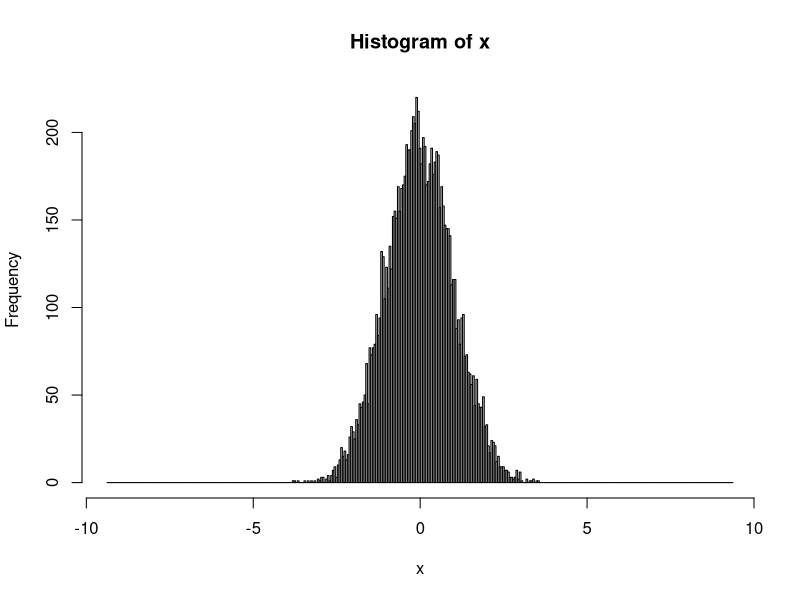
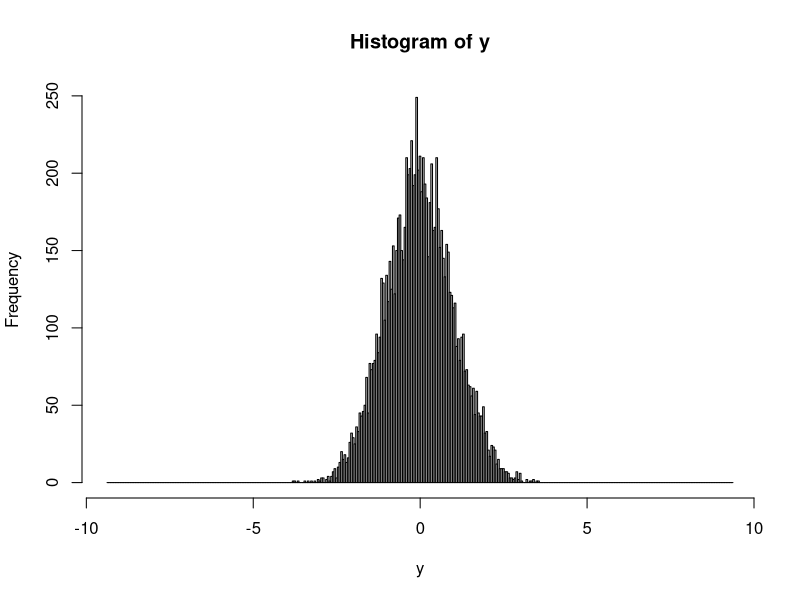
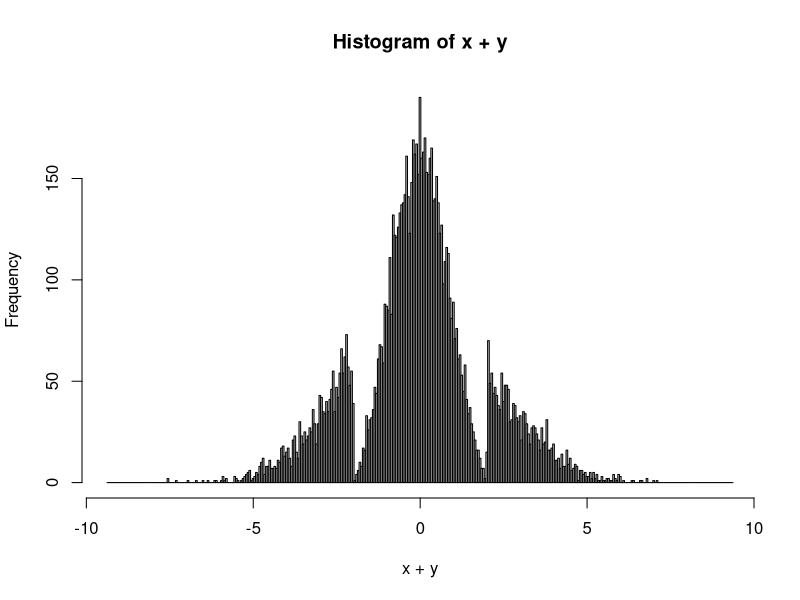
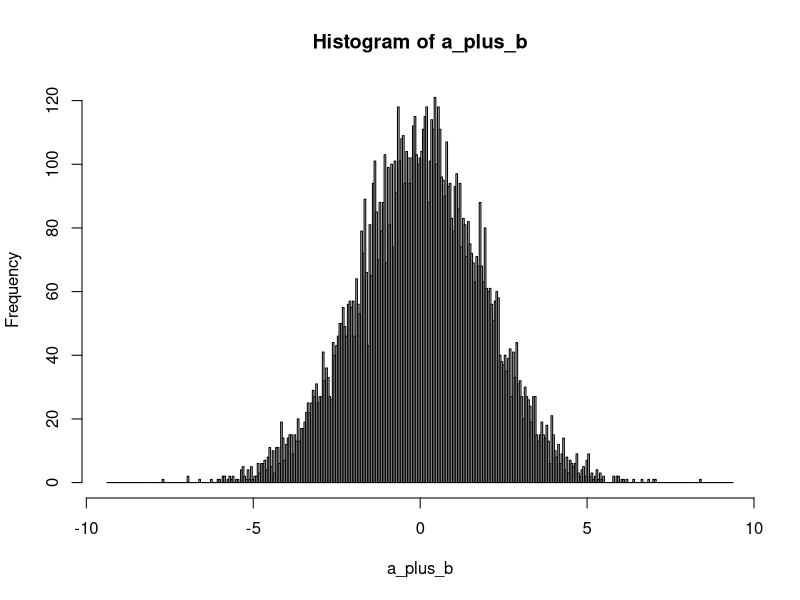

R code for these plots, in order:
## ---- chunk 1
knitr::opts_chunk$set(echo = TRUE)
## ---- chunk 2
library(mvtnorm)
## ---- chunk 3
normalComonotonicInTail <- function(middleRegionToSampleFrom, values, mean,stddev){
  ret <- vector()
  for(i in values){
    if( abs((i-mean)/stddev) > stddev){
      ret <- append(ret, i)
    }else{
      ret <- append(ret, sample(middleRegionToSampleFrom,1))
    }
  }
  return(ret)
}
findCovarianceForSumOfTwo <- function(varianceToMatch,numSamples){
  f <- function(covar){
    meanVec <- c(0,0)
    covMat <- matrix(data=c(1,covar,covar,1),nrow=2,byrow=TRUE)
    x <- rmvnorm(numSamples,mean=meanVec, sigma= covMat)
    return(abs(var(x[,1] + x[,2])-varianceToMatch))
  }
  return(optimize(f,c(-1,1),lower=-1,upper=1,maximum=FALSE)$minimum)
}


## ---- chunk 4
numSamples <- 10000

stddevRegion <- 1

mommyNormalDist <- rnorm(numSamples)
regionForMiddlePart <- mommyNormalDist[mommyNormalDist>=-1*stddevRegion & 
                                       mommyNormalDist<= 1*stddevRegion  ]


x <- sample(mommyNormalDist)
y <- normalComonotonicInTail(regionForMiddlePart, x, 0, stddevRegion)
cov(x,y)

var_xplusy <- var(x+y)

covForBivarNorm <- findCovarianceForSumOfTwo(var_xplusy,numSamples)
print(covForBivarNorm)

covMat <- matrix(data=c(1,covForBivarNorm,covForBivarNorm,1),nrow=2,byrow=TRUE)
a_b <- rmvnorm(numSamples, mean = rep(0,2), sigma= covMat)
a_plus_b <- a_b[,1] + a_b[,2]

temp_df <- data.frame(x,y,x+y,a_plus_b)
largest <- max(abs(unlist(temp_df)))+1
seq1 <- seq(from = -1*largest, to = largest, by = 0.05)


hist(x,breaks=seq1)
var(x)
hist(y,breaks =seq1)
var(y)
hist(x+y,breaks=seq1)
print(var_xplusy)
hist(a_plus_b,breaks = seq1)
var(a_plus_b)






# unif_x <- pnorm(x, sd= sd(x))
# unif_y <- pnorm(y, sd= sd(y))
# 
# hist(unif_x)
# hist(unif_y)
# 
# plot(unif_x,unif_y)

